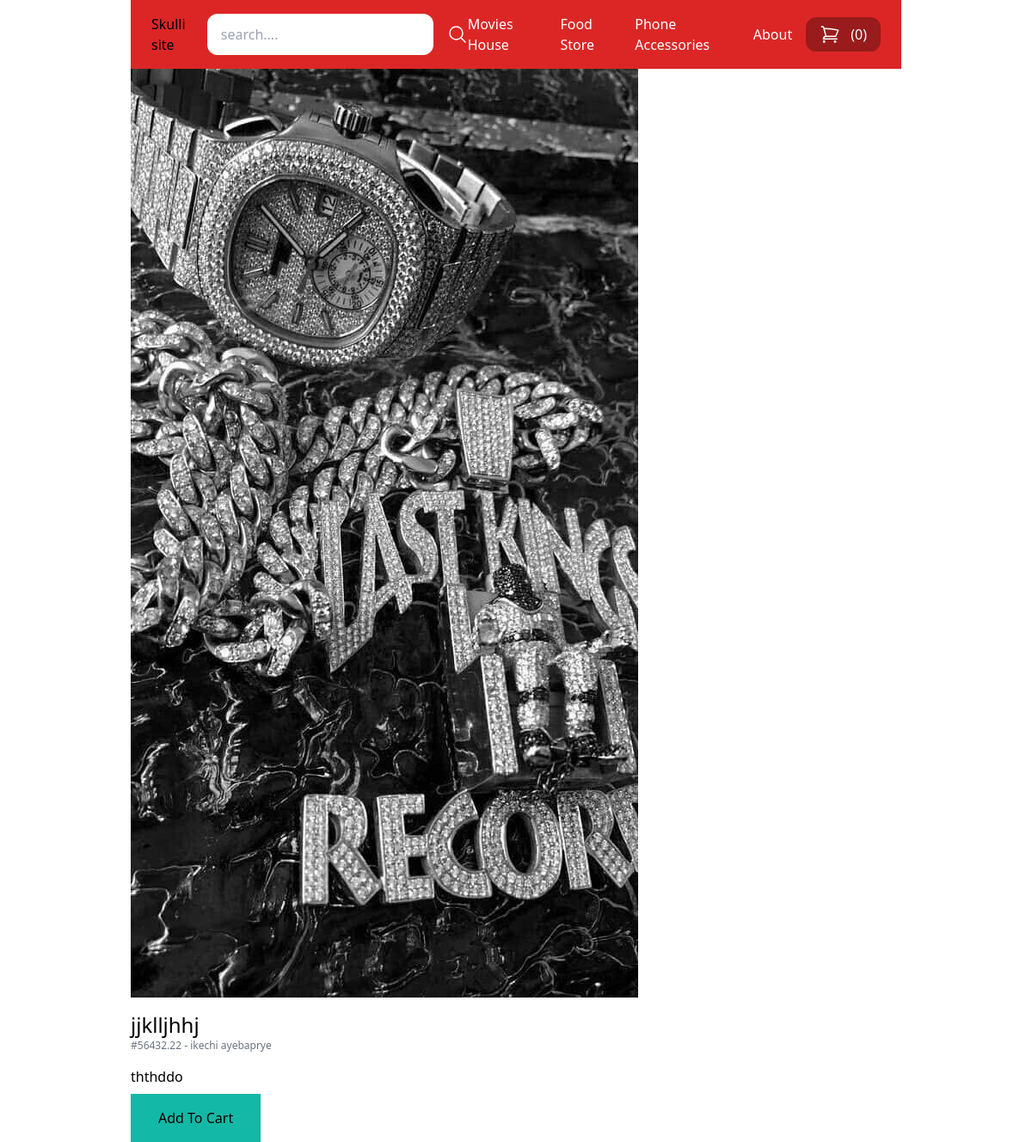
Screenshot of /food_store/jjklljhhj/ with the database file from the repository.
### store/models.py (models this page shows, shortened)
class category(models.Model):
    title=models.CharField(max_length=500)
    slug = models.SlugField(max_length=500)

class Product(models.Model):
    DRAFT = 'draft'
    WAITING_APPROVAL = 'waitingapproval'
    ACTIVE = 'active'
    DELECTED = 'deleted'
    STATUS_CHOICES = (
        (DRAFT,'Draft'),
        (WAITING_APPROVAL,'Waitingaprroval'),
        (ACTIVE,'Active'),
        (DELECTED,'Delected'),
    )
    user= models.ForeignKey(User,related_name='products',on_delete=models.CASCADE)
    category=models.ForeignKey(category,related_name='products',on_delete=models.CASCADE)
    title= models.CharField(max_length=50)
    slug= models.SlugField(max_length=50)
    description = models.TextField(blank=True)
    price= models.IntegerField()
    image = models.ImageField(upload_to='uploads/product_images/',blank=True,null=True)
    thumbnail = models.ImageField(upload_to='uploads/product_image/thumbnail/',blank =True,null=True)
    created_at = models.DateTimeField(auto_now_add=True)
    updated_at = models.DateTimeField(auto_now_add=True)
    status = models.CharField(max_length=100,choices=STATUS_CHOICES,default=ACTIVE)
    def get_display_price(self):
        return self.price/ 100
    class Meta:
        ordering =('-created_at',)

### store/views.py (the view)
def product_view(request,category_slug,slug):
    product = get_object_or_404(Product,slug=slug,status=Product.ACTIVE)
    return render(request,'store/product_views.html',{'product':product})

### store/cart.py (called while the page is built)
    def __len__(self):
        return sum(item['quantity'] for item in self.cart.values())

### store/context_processors.py (called while the page is built)
def cart(request):
    return {'cart':Cart(request)}

### store/templatetags/menu.py (called while the page is built)
@register.inclusion_tag('coreapp/menu.html')
def menu():
    categories = category.objects.all()
    return {"categories":categories}

### store/templates/store/product_views.html (shortened to what this page needs)
{% extends 'coreapp/base.html' %}
{% block body %}
{% if product.image%}
    <div class="image mb-4">
        <img src="{{product.image.url}}" alt="image of {{product.title}}">
    </div>
    {% endif %}
   <h1 class="text-2xl">{{product.title}}</h1>
   <p class="text-xs text-gray-500">
        #{{ product.get_display_price}}
        -
       <a href="{% url 'vendor_detail' product.user.id %}">{% firstof product.user.get_full_name product.user.username %}</a>
   </p>
    {% if product.description %}
        <p class="mt-4">
            {{product.description}}
        </p>
   {% endif %}
   <a href="{% url 'add_to_cart' product.id %}" class=" mt-2 inline-block py-4 px-8 bg-teal-500 text white">Add To Cart</a>
{% endblock %}

### coreapp/templates/coreapp/menu.html
{% for category in categories %}
    <a href="{% url 'category_view' category.slug %}" class="text-white space-x-4">{{category.title}}</a>
{% endfor %}
<a href="{% url 'about' %}" class=" text-white">About</a>

### rows the page displays
category: title "Movies House"
category: title "Food Store"
category: title "Phone Accessories"
Product: image (picture), title "jjklljhhj", get_display_price "56432.22", user.last_name "ikechi ayebaprye", description "ththddo"

### other values shown
{{ cart|length }} "0"
